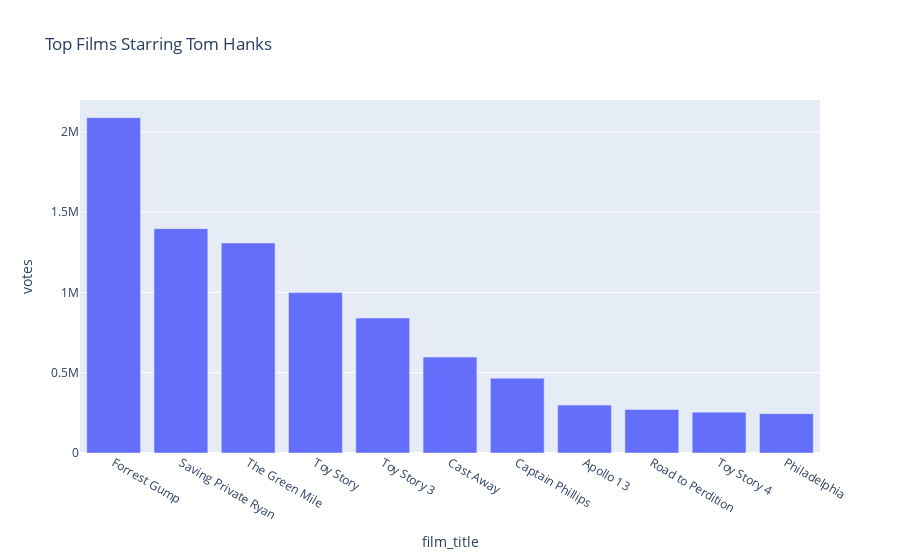

Notebook code for this chart:
### Markdown cell above
### What are the top films starring Tom Hanks?

### Code cell
# create a new column that is True if Tom Hanks is in the cast and False otherwise
th_df['Tom Hanks'] = th_df['lead_actor'].str.contains('Tom Hanks')

# filter the dataframe to only include films starring Tom Hanks
th_df = th_df[th_df['Tom Hanks'] == True]

# sort the dataframe by the number of votes in descending order
th_df = th_df.sort_values(by='votes', ascending=False)

# create a bar chart using Plotly Express
fig = px.bar(th_df, x='film_title', y='votes', title='Top Films Starring Tom Hanks')

# show chart
fig.show()

### Figure 1 — Plotly figure (JSON) as saved in the notebook; plotly's stock layout.template omitted (floating-point values rounded to 4 significant figures)
{"data": [{"alignmentgroup": "True", "hovertemplate": "film_title=%{x}<br>votes=%{y}<extra></extra>", "legendgroup": "", "marker": {"color": "#636efa", "pattern": {"shape": ""}}, "name": "", "offsetgroup": "", "orientation": "v", "showlegend": false, "textposition": "auto", "type": "bar", "x": ["Forrest Gump", "Saving Private Ryan", "The Green Mile", "Toy Story", "Toy Story 3", "Cast Away", "Captain Phillips", "Apollo 13", "Road to Perdition", "Toy Story 4", "Philadelphia"], "xaxis": "x", "y": [2088976, 1397573, 1308085, 999037, 840694, 597711, 465622, 298752, 271354, 254495, 245036], "yaxis": "y"}], "layout": {"barmode": "relative", "legend": {"tracegroupgap": 0}, "title": {"text": "Top Films Starring Tom Hanks"}, "xaxis": {"anchor": "y", "domain": [0, 1], "title": {"text": "film_title"}}, "yaxis": {"anchor": "x", "domain": [0, 1], "title": {"text": "votes"}}}}
